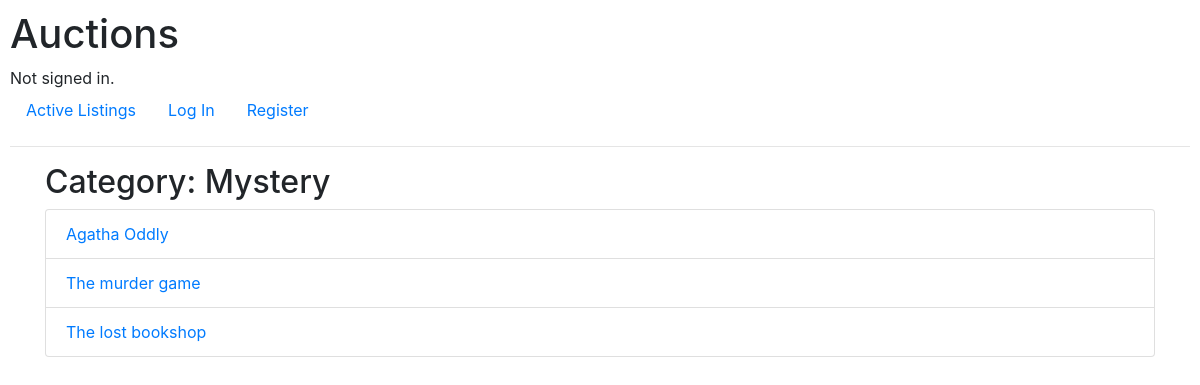
The page /category/Mystery on the database its author committed.
### auctions/models.py (models this page shows, shortened)
class Category(models.Model):
    name = models.CharField(max_length=64, unique=True)

class Listing(models.Model):
    title = models.CharField(max_length=100)
    description = models.TextField()
    starting_bid = models.DecimalField(max_digits=10, decimal_places=2)
    current_price = models.DecimalField(max_digits=10, decimal_places=2, null=True, blank=True)
    image_url = models.URLField(blank=True, null=True)
    category = models.ForeignKey(Category, on_delete=models.SET_NULL, null=True, blank=True)
    created_by = models.ForeignKey(User, on_delete=models.CASCADE, related_name="listings")
    active = models.BooleanField(default=True)  # True if auction is active
    created_at = models.DateTimeField(auto_now_add=True)

### auctions/views.py (the view)
# urls.py: path("category/<str:category_name>", views.category_listings, name="category_listings"),
def category_listings(request, category_name):
    category = get_object_or_404(Category, name=category_name)
    listings = Listing.objects.filter(category=category, active=True)
    return render(request, "auctions/category_listings.html", {"category": category, "listings": listings})

### auctions/views.py (called while the page is built)
def datos_globales(request):
    count = 0
    if request.user.is_authenticated:
        watchlist_items = Watchlist.objects.filter(user=request.user)
        count = watchlist_items.count()
    return {
        'count_watch_list': count
    }

### auctions/templates/auctions/category_listings.html (shortened to what this page needs)
{% extends "auctions/layout.html" %}
{% block body %}
<div class="container">
    <h2>Category: {{ category.name }}</h2>
    <ul class="list-group">
      {% for listing in listings %}
        <li class="list-group-item">
          <a href="{% url 'listing_page' listing.id %}">{{ listing.title }}</a>
        </li>
      {% empty %}
        <p>No listings in this category.</p>
      {% endfor %}
    </ul>
  </div>
{% endblock %}

### auctions/static/auctions/styles.css (style rules this page uses)
body { padding: 10px; }

### rows shown on the page
Category: name "Mystery"
Listing: title "Agatha Oddly"
Listing: title "The murder game"
Listing: title "The lost bookshop"
